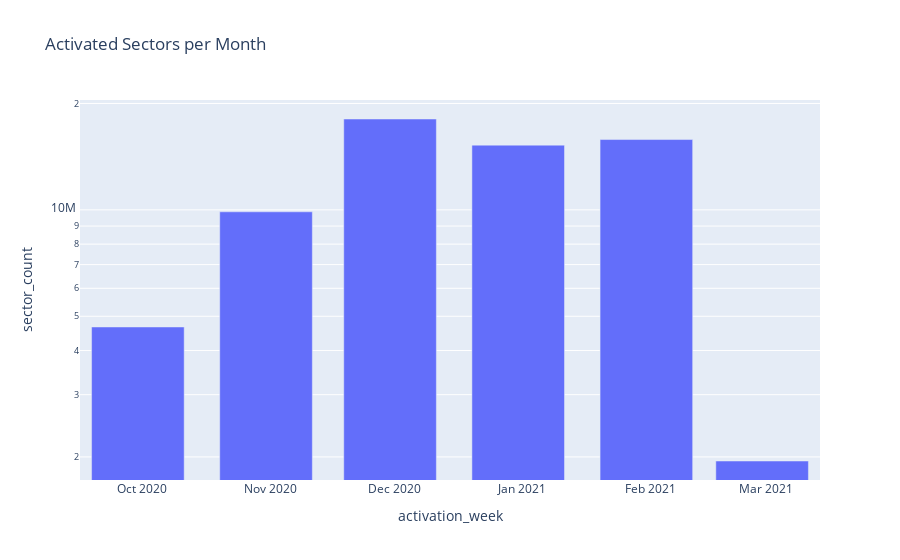

Source (notebook cell):
### Code cell
z_df = fig_df.groupby('activation_week').sector_count.sum()
z_df = z_df.resample('1m').sum().reset_index()

px.bar(z_df,
        x='activation_week',
        y='sector_count',
        title='Activated Sectors per Month',
        log_y=True,
        labels={'value': 'Sectors',
                'time': 'Timestamp'})

### Figure 1 — Plotly figure (JSON) as saved in the notebook; plotly's stock layout.template omitted (floating-point values rounded to 4 significant figures)
{"data": [{"alignmentgroup": "True", "hovertemplate": "activation_week=%{x}<br>sector_count=%{y}<extra></extra>", "legendgroup": "", "marker": {"color": "#636efa"}, "name": "", "offsetgroup": "", "orientation": "v", "showlegend": false, "textposition": "auto", "type": "bar", "x": ["2020-09-30T00:00:00+00:00", "2020-10-31T00:00:00+00:00", "2020-11-30T00:00:00+00:00", "2020-12-31T00:00:00+00:00", "2021-01-31T00:00:00+00:00", "2021-02-28T00:00:00+00:00"], "xaxis": "x", "y": [4663130, 9875471, 18076389, 15246636, 15812040, 1947563], "yaxis": "y"}], "layout": {"barmode": "relative", "legend": {"tracegroupgap": 0}, "title": {"text": "Activated Sectors per Month"}, "xaxis": {"anchor": "y", "domain": [0, 1], "title": {"text": "activation_week"}}, "yaxis": {"anchor": "x", "domain": [0, 1], "title": {"text": "sector_count"}, "type": "log"}}}
